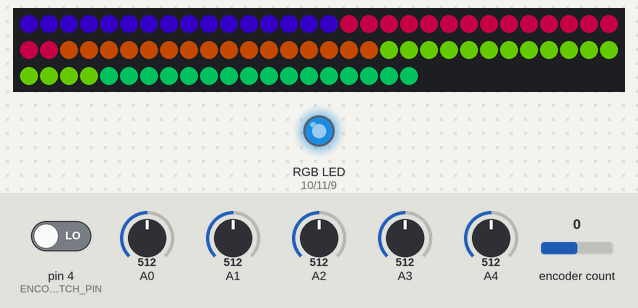
This sketch was run on a simulated Arduino Uno, built with avr-gcc and run on an emulated ATmega328P. On the bench: 80 RGB LEDs in strip order, left to right, continuing on the next row, an RGB LED mixed from three pins (HIGH = lit). The inputs (shaded band) are chosen by the test bench; at power-on: pin 4 (ENCODER_SWITCH_PIN) LOW, A4 = 512, A3 = 512, A0 = 512, A1 = 512, A2 = 512, encoder count 0. Dim RGB values are drawn brighter than linear; random numbers use the default seed unless the sketch sets one.

Above: at 1.2 s.
1.3 s: pin 4 (ENCODER_SWITCH_PIN) driven HIGH
At 2.2 s:
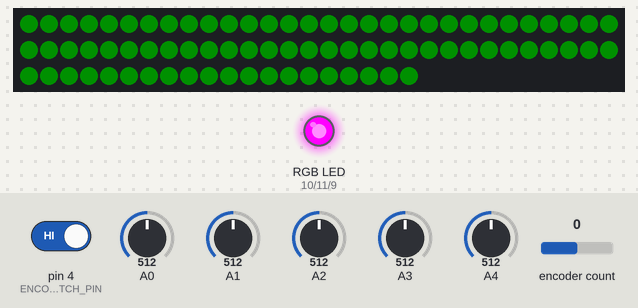
4.3 s: A4 set to 716
At 4.9 s:
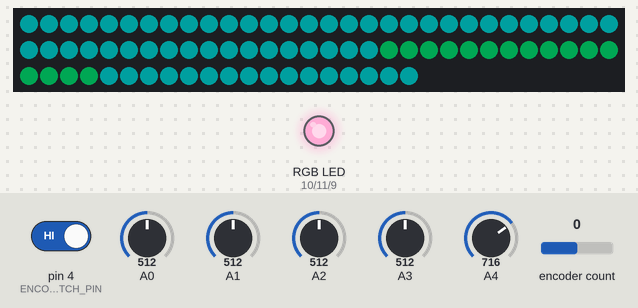
7.3 s: A3 set to 716
At 8.7 s:
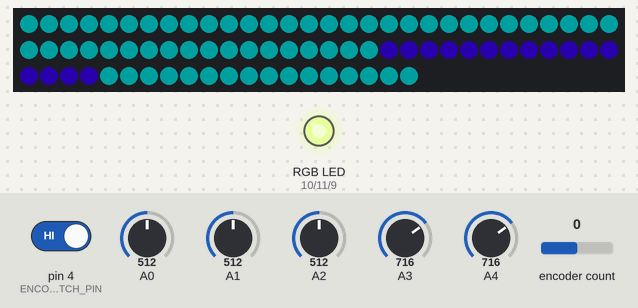
10.3 s: A3 set to 992
At 13.1 s:
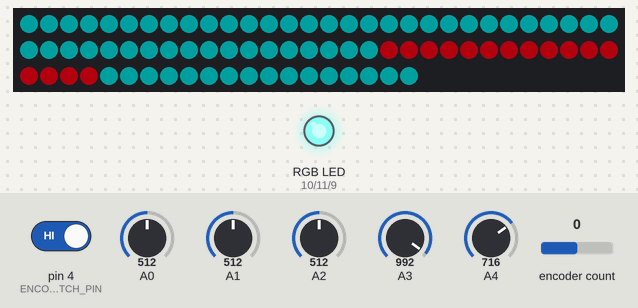
13.3 s: A3 set to 246
At 14.2 s:
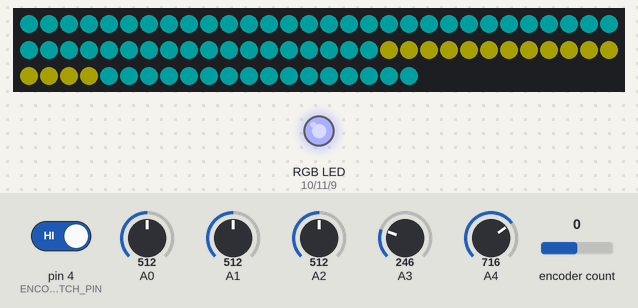
16.3 s: A4 set to 30
At 18.0 s:
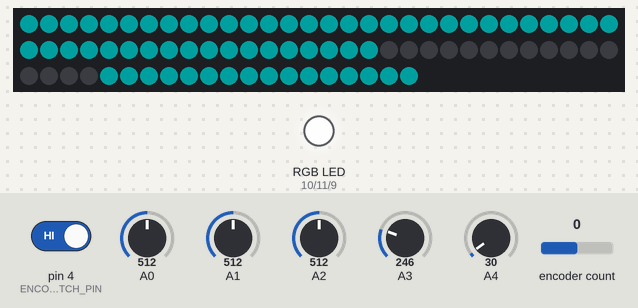
Timing chart, 0 to 20.3 s (numbered marks = the images above; inputs shaded):
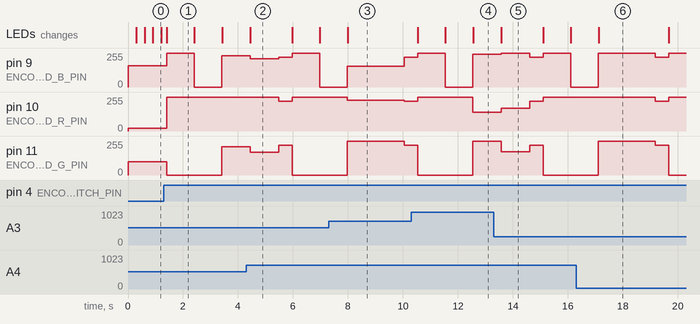

The sketch:

led_lanterns_controller.ino
```cpp
#include "FastLED.h"
#include <Encoder.h>
/* Notable list of colors (input to Wheel function):
 *
 * Lantern glow yellow: 11 - 16
 */

// Output to NeoPixels
#define LEDS_PIN 5

// Each group is any set of LEDs you want to control as a single unit
// In my case, I have 5 each of 16-NeoPixel rings
#define NUM_GROUPS 5
#define GROUP_SIZE 16
#define TOTAL_LEDS (NUM_GROUPS * GROUP_SIZE)

/* Analog inputs for potentiometers:
 *  A0-A4 - 5 total potentiometers
 *
 */

/* Number of resistors in voltage divider used to select options
 *  for program and color palette/brightness. You a number of
 *  "options" one greater than this.
 */

#define ADC_RES 1024

#define NUM_CHOICES 4
#define VDIV_DIST (ADC_RES / NUM_CHOICES)
#define HALF_VDIV_DIST (VDIV_DIST / 2)
#define ADC2BYTE 4

/* Inclusive lower bound for the input to the Wheel function,
 *  this function can take numbers lower than this, or higher
 *  than the upper bound, but it will convert those via the
 *  modulo operator to be in this range.
 *
 *  This represents red, on the orange side of the spectrum.
 */
#define WHEEL_MIN 0
// Exclusive upper bound (red on the purple side of spectrum)
#define WHEEL_MAX 256
#define VALUE_MAX 256

#define GROUP_SPACING (VALUE_MAX / NUM_GROUPS)
/* If we don't specify a range in the palette for colors, the
 * full spectrum is used.
 */
#define DEFAULT_COLOR_LB (WHEEL_MIN)
// Exclusive
#define DEFAULT_COLOR_UB (WHEEL_MAX)

// In milliseconds, one direction (in, or out)
#define SHORTISH_FADE_TIME 500
#define LONG_FADE_TIME 1000

#define ENCODER_PIN_1 2
#define ENCODER_PIN_2 3
#define ENCODER_SWITCH_PIN 4
#define ENCODER_LED_R_PIN 10
#define ENCODER_LED_G_PIN 11
#define ENCODER_LED_B_PIN 9

CRGB leds[TOTAL_LEDS];
Encoder encoder(ENCODER_PIN_1, ENCODER_PIN_2);

CRGB lastColor = CRGB(0, 0, 0);
CRGB currentColor = CRGB(0, 0, 0);

DEFINE_GRADIENT_PALETTE(deepPurplesAndReds_gp){
    0, 255, 40, 0,
    40, 255, 0, 0,
    255, 40, 0, 255};

DEFINE_GRADIENT_PALETTE(reds_gp){
    0, 255, 0, 0,
    255, 255, 128, 255};

CRGBPalette16 whitePalette = CRGBPalette16(CRGB::White);

CRGBPalette16 currentPalette = CRGBPalette16(CRGB::Black);

CRGBPalette16 palettes[NUM_CHOICES] = {
    RainbowColors_p,
    deepPurplesAndReds_gp,
    reds_gp,
    whitePalette,
};

// RainbowColors_p, RainbowStripeColors_p, OceanColors_p, CloudColors_p, LavaColors_p, ForestColors_p, and PartyColors_p

void setup()
{
  FastLED.addLeds<NEOPIXEL, LEDS_PIN>(leds, TOTAL_LEDS);
  pinMode(ENCODER_LED_R_PIN, OUTPUT);
  pinMode(ENCODER_LED_G_PIN, OUTPUT);
  pinMode(ENCODER_LED_B_PIN, OUTPUT);
  pinMode(ENCODER_SWITCH_PIN, INPUT);
  analogWrite(ENCODER_LED_R_PIN, 20);
  analogWrite(ENCODER_LED_G_PIN, 100);
  analogWrite(ENCODER_LED_B_PIN, 160);
}

void loop()
{
  static uint8_t paletteSelection = readPaletteSelection();
  static uint8_t progSelection = readProgSelection();
  static int delayValue = readDelayValue();
  static int switchPressed = digitalRead(ENCODER_SWITCH_PIN);
  static uint8_t wheelValue = readWheelValue();
  static uint8_t scaleValue = readScaleValue();
  static uint16_t progress = 0;
  /*
  String swPressedStr = switchPressed ? "YES" : "NO";
  String progSelStr = String(progSelection, DEC);
  String paletteSelStr = String(paletteSelection, DEC);
  String delayAmtStr = String(delayValue, DEC);
  String wheelValStr = String(wheelValue, DEC);
  String scaleValStr = String(scaleValue, DEC);
  String info = String("[PROG: " + progSelStr +
      ", PALETTE: " + paletteSelStr +
      ", DELAY: " + delayAmtStr +
      ", SW: " + swPressedStr +
      ", WHEEL: " + wheelValStr +
      ", SCALE: " + scaleValStr +
      "]");
      */
  //Serial.println(info);
  if (switchPressed)
  {
    encoder.write(1073741824L);
    long encValue = encoder.read();

    /* The lights turn green, keep holding on until they turn
       turquoise to enter selection mode */
    setEncoderColor(CRGB(0, 255, 0));
    setAll(CRGB(0, 32, 0));
    FastLED.delay(1000);
    switchPressed = digitalRead(ENCODER_SWITCH_PIN);
    switchPressed = digitalRead(ENCODER_SWITCH_PIN);

    long currentGroup = 0;
    if (switchPressed)
    {
      /* Entered Selection Mode */
      setEncoderColor(CRGB(0, 255, 255));
      setAll(CRGB(0, 64, 64));
      FastLED.delay(1000);
      switchPressed = digitalRead(ENCODER_SWITCH_PIN);
      switchPressed = digitalRead(ENCODER_SWITCH_PIN);

      int amountSwitchPressed = 0;

      while (amountSwitchPressed < 4)
      {
        encValue = encoder.read();
        currentGroup = (encValue / 8L) % NUM_GROUPS;
        wheelValue = readWheelValue();
        scaleValue = readScaleValue();
        delayValue = readDelayValue();
        CHSV newColor = CHSV(wheelValue, 255, scaleValue);

        setGroup(currentGroup, newColor);
        setEncoderColor(newColor);

        FastLED.show();

        switchPressed = digitalRead(ENCODER_SWITCH_PIN);
        switchPressed = digitalRead(ENCODER_SWITCH_PIN);
        if (switchPressed)
        {
          amountSwitchPressed += 1;
        }
        FastLED.delay(delayValue);
      }
      setEncoderColor(CRGB(32, 32, 32));
      FastLED.delay(500);
    }
  }
  else
  {
    EVERY_N_MILLISECONDS(200)
    {
      currentPalette = palettes[readPaletteSelection()];
      progSelection = readProgSelection();
      delayValue = readDelayValue();
      switchPressed = digitalRead(ENCODER_SWITCH_PIN);
      switchPressed = digitalRead(ENCODER_SWITCH_PIN);
      wheelValue = readWheelValue();
      scaleValue = readScaleValue();
      FastLED.setBrightness(scaleValue);
    }
    EVERY_N_MILLISECONDS(10)
    {
      progress += delayValue;
      uint8_t progress8 = progress >> 8;
      switch (progSelection)
      {
      case 0:
        // Random color from palette, custom fade time
        fadeInOut(progress8);
        break;
      case 1:
        // Phased Rainbow
        phasedRainbow(progress8);
        break;
      case 2:
        // Phased Rainbow w/ same color on each
        discretePhasedRainbow(progress8);
        break;
        /*
      case 3:
        // Synchronized Rainbow 60FPS
        phasedRainbowWithSpanInBoundsAtScale(0.0, -1, colorLB, colorUB, scale);
        break;
        */
      case 3:
        // Smooth transition between random color in palette bounds for custom time
        setAll(CRGB(255, 192, 128));
        FastLED.show();
        break;
      default:
        // White at 0.7 scale and wait for 0.5 second
        setAll(CRGB(255, 192, 128));
        FastLED.show();
        break;
      }
    }
  }
}

void fadeInOut(uint8_t progress)
{
  static uint8_t lastProgress = 255;
  if (lastProgress > progress)
  {
    lastColor = currentColor;
    currentColor = randomColorFromPalette();
  }

  uint8_t scaling = quadwave8(progress);
  CRGB currentCopy = CRGB(currentColor);
  nscale8x3(currentCopy.r, currentCopy.g, currentCopy.b, scaling);
  setAll(currentCopy);
  lastProgress = progress;
  FastLED.show();
}

void phasedRainbow(uint8_t progress)
{
  fill_rainbow(leds, TOTAL_LEDS, progress, (VALUE_MAX / TOTAL_LEDS));
  FastLED.show();
}

void discretePhasedRainbow(uint8_t progress)
{
  for (uint8_t i = 0; i < NUM_GROUPS; i += 1)
  {
    setGroup(i, CHSV(progress + (i * GROUP_SPACING), 255, 255));
  }
  FastLED.show();
}

void setEncoderColor(CRGB color)
{
  analogWrite(ENCODER_LED_R_PIN, 255 - color.r);
  analogWrite(ENCODER_LED_G_PIN, 255 - color.g);
  analogWrite(ENCODER_LED_B_PIN, 255 - color.b);
}

int readAnalogSelection(int whichPin)
{
  int rawValue = analogRead(whichPin);
  // Do twice since capactior doesn't have enough time to fill if once (?)
  rawValue = analogRead(whichPin);
  int retVal = (rawValue + HALF_VDIV_DIST) / VDIV_DIST;
  return retVal;
}

int readProgSelection()
{
  return readAnalogSelection(A0);
}

int readPaletteSelection()
{
  return readAnalogSelection(A1);
}

int readDelayValue()
{
  int rawValue = analogRead(A2);
  rawValue = analogRead(A2);
  return rawValue;
}

int readWheelValue()
{
  int rawValue = analogRead(A3);
  rawValue = analogRead(A3);
  return rawValue / ADC2BYTE;
}

int readScaleValue()
{
  int rawValue = analogRead(A4);
  rawValue = analogRead(A4);
  return rawValue / ADC2BYTE;
}

CRGB randomColorFromPalette()
{
  uint8_t randomSelection = random8();
  return ColorFromPalette(currentPalette, randomSelection);
}

/* Return a color within the two bounds, lower inclusive, upper exclusive.
 *
 *  0   : red
 *  43?: green + red = yellow
 *  85? : green
 *  128? : green + blue = cyan
 *  170? : blue
 *  213? : blue + red = purple
 *  256 : red
 *
 *  Accepts negative values, but lower must be less than upper.
 */
CHSV randomWheelInBounds(int lower, int upper)
{
  int randomHue = random16(lower, upper);
  return CHSV(randomHue, 255, 255);
}

/* ease8InOutCubic, ease8InOutApprox could be useful */

/* 0..1 -> 0..1 smooth interpolation function, with zero first and
 *  second derivatives.
 *
 * My first foray into fixed point arithmetic, there are probably many things
 * wrong with this heh.
 *
 * So I compiled a test vs. a naive floating point implementation of this,
 * and it looks like it just doesn't even work for the first 40 or so indices.
 *
 * Gonna table this one for later despite how fun it seems.
 */
// uint8_t smootherstep(uint8_t x)
// {
//   uint16_t sixX2_4_12 = 6 * (((uint16_t)x >> 2) * ((uint16_t)x >> 2));
//   uint16_t ten4_12 = 10 << 12;
//   uint16_t positive_middle = sixX2_4_12 + ten4_12;
//   uint16_t negative_middle = (15 * (uint16_t)x) << 4;
//   uint16_t middle = positive_middle - negative_middle;
//   uint16_t x3_0_16 = ((uint16_t)x >> 3) * ((uint16_t)x >> 3) * ((uint16_t)x >> 2);
//   uint16_t result = (x3_0_16 >> 8) * (middle >> 8);
//   return result >> 4;
// }

/* Transitions smoothly from LAST_COLOR global to COLOR, taking TOTAL_TIME
 *  milliseconds, using a smoothstep interpolation function.
 */
/*
void smoothTransitionFromLastColorToColor(CRGB color, int totalTime);
{

  {
    CRGB currentColor = blend(lastColor, color, ease8InOutCubic()
  }
  lastColor = color;
}

*/
/* Set everything to a color. */
void setAll(CRGB color)
{
  fill_solid(leds, TOTAL_LEDS, color);
}

void setGroup(uint8_t which, CRGB color)
{
  uint8_t startPos = which * GROUP_SIZE;
  fill_solid(&(leds[startPos]), GROUP_SIZE, color);
}
```

Measured:
- after the input at 1.3 s, pin 9 (ENCODER_LED_B_PIN): 160/255 → 255/255 after 0.11 s, → 0/255 1.0 s later, → 234/255 1.0 s later; pin 10 (ENCODER_LED_R_PIN): 20/255 → 255/255 after 0.11 s; pin 11 (ENCODER_LED_G_PIN): 100/255 → 0/255 after 0.11 s, → 211/255 2.0 s later
- what the display in image 1 shows lasts 1.0 s, from 1.4 s to 2.4 s
- what the display in image 2 shows lasts 1.5 s, from 4.5 s to 6.0 s
